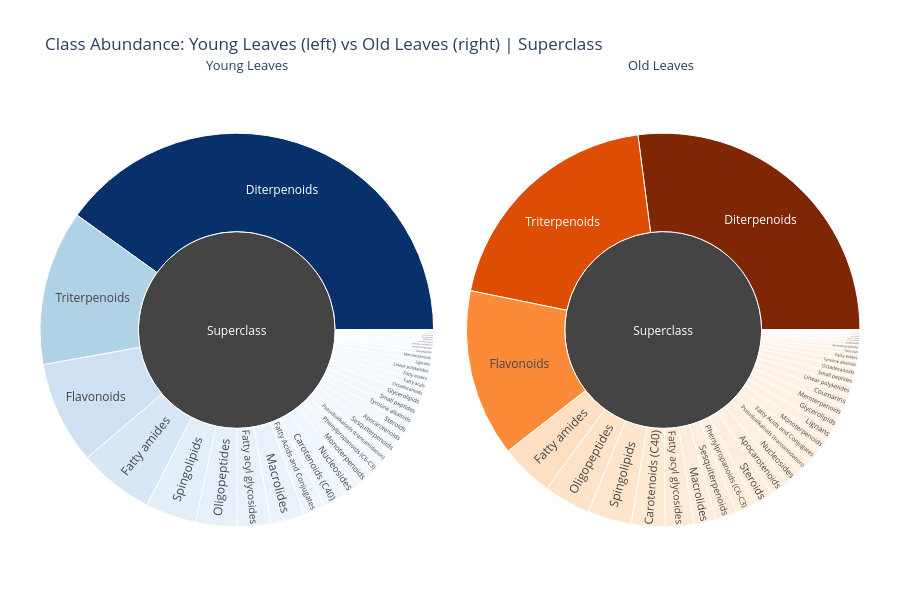
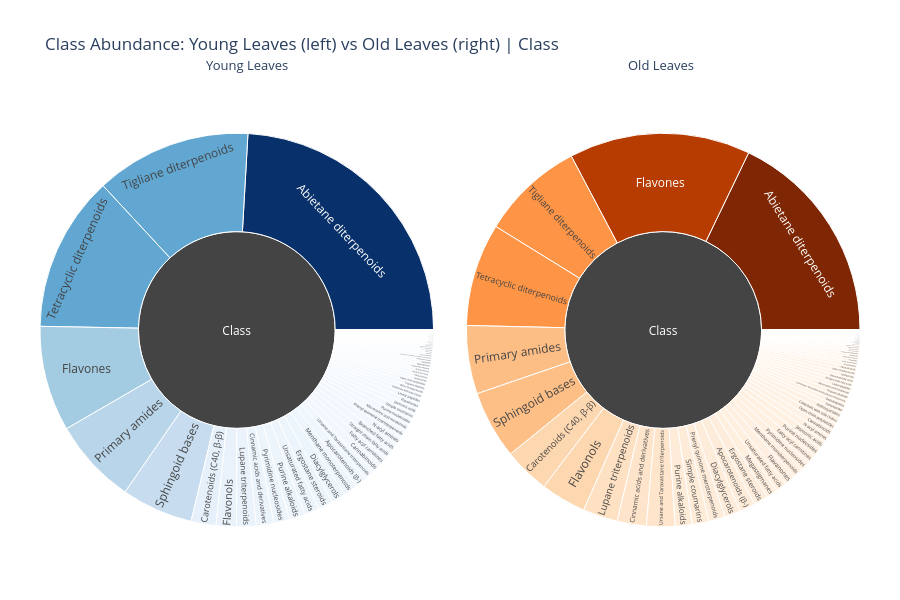
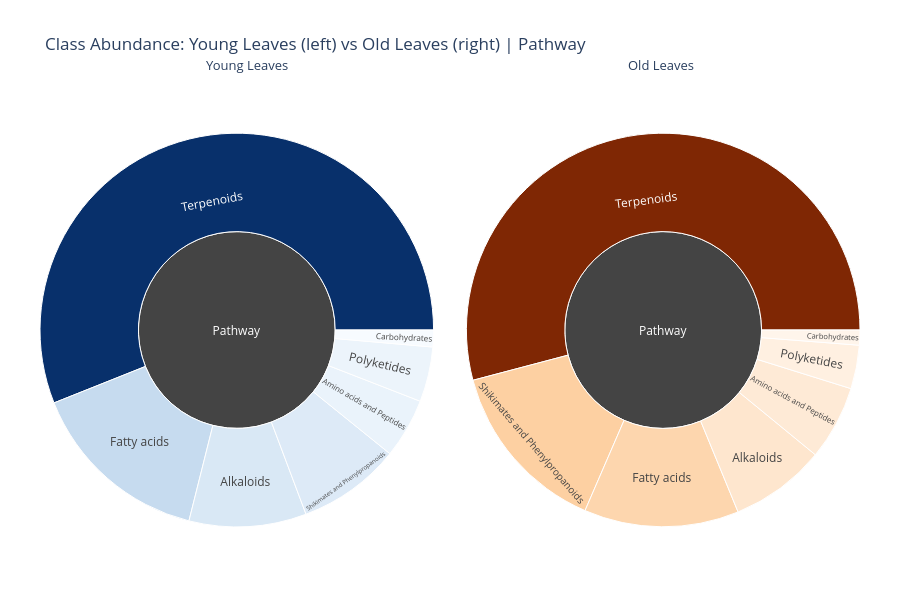

Write notebook code for charts like these, in order.
### Markdown cell above
#### NPC: Raw Group Abundance Sunbursts

Before examining the fold change sunburst, we first inspect the raw group abundances per compound class side by side. It is important to know that here, ratios between both groups do not apply. A slice of one class might simply be bigger due to the total abundance of all classes being much lower than of the other class. Hovering over the slices, we can see the actual abundances, which are the basis for the fold change analysis.

### Code cell
for level in npc_df["level"].unique():
    plot_abundance_sunbursts(npc_df, "Young Leaves", "Old Leaves", levels=[level])

### Figure 1 — Plotly figure (JSON) as saved in the notebook; plotly's stock layout.template omitted (floating-point values rounded to 4 significant figures)
{"data": [{"branchvalues": "total", "domain": {"x": [0, 0.48]}, "hovertemplate": "<b>%{label}</b><br>Abundance: %{value:.2e}<extra></extra>", "labels": ["Isoflavonoids", "Naphthalenes", "Coumarins", "Diarylheptanoids", "Meroterpenoids", "Lignans", "Steroids", "Apocarotenoids", "Sesquiterpenoids", "Flavonoids", "Carotenoids (C40)", "Triterpenoids", "Phenylpropanoids (C6-C3)", "Linear polyketides", "Aromatic polyketides", "Glycerolipids", "Styrylpyrones", "Anthranilic acid alkaloids", "Oligopeptides", "Tryptophan alkaloids", "Pseudoalkaloids (transamidation)", "Octadecanoids", "Histidine alkaloids", "Amino acid glycosides", "Glycerophospholipids", "Fatty esters", "Small peptides", "Ornithine alkaloids", "Fatty acyls", "Nucleosides", "Spingolipids", "Fatty acyl glycosides", "Fatty Acids and Conjugates", "Eicosanoids", "Monoterpenoids", "Macrolides", "Diterpenoids", "Tyrosine alkaloids", "Fatty amides", "Cyclic polyketides"], "marker": {"colorscale": [[0, "rgb(247,251,255)"], [0.125, "rgb(222,235,247)"], [0.25, "rgb(198,219,239)"], [0.375, "rgb(158,202,225)"], [0.5, "rgb(107,174,214)"], [0.625, "rgb(66,146,198)"], [0.75, "rgb(33,113,181)"], [0.875, "rgb(8,81,156)"], [1, "rgb(8,48,107)"]]}, "name": "Young Leaves", "parents": ["Superclass", "Superclass", "Superclass", "Superclass", "Superclass", "Superclass", "Superclass", "Superclass", "Superclass", "Superclass", "Superclass", "Superclass", "Superclass", "Superclass", "Superclass", "Superclass", "Superclass", "Superclass", "Superclass", "Superclass", "Superclass", "Superclass", "Superclass", "Superclass", "Superclass", "Superclass", "Superclass", "Superclass", "Superclass", "Superclass", "Superclass", "Superclass", "Superclass", "Superclass", "Superclass", "Superclass", "Superclass", "Superclass", "Superclass", "Superclass"], "type": "sunburst", "values": [25170.0, 712200.0, 1458000.0, 158100.0, 1839000.0, 1966000.0, 3137000.0, 3257000.0, 3720000.0, 30800000.0, 6542000.0, 46530000.0, 4176000.0, 2241000.0, 1017000.0, 3018000.0, 6685.0, 882800.0, 12390000.0, 541100.0, 3959000.0, 2357000.0, 216200.0, 211600.0, 406300.0, 2242000.0, 3065000.0, 747800.0, 2246000.0, 5467000.0, 15310000.0, 10120000.0, 6544000.0, 281800.0, 4712000.0, 10080000.0, 146400000.0, 3131000.0, 22600000.0, 699500.0]}, {"branchvalues": "total", "domain": {"x": [0.52, 1]}, "hovertemplate": "<b>%{label}</b><br>Abundance: %{value:.2e}<extra></extra>", "labels": ["Isoflavonoids", "Naphthalenes", "Coumarins", "Diarylheptanoids", "Meroterpenoids", "Lignans", "Steroids", "Apocarotenoids", "Sesquiterpenoids", "Flavonoids", "Carotenoids (C40)", "Triterpenoids", "Phenylpropanoids (C6-C3)", "Linear polyketides", "Aromatic polyketides", "Glycerolipids", "Styrylpyrones", "Anthranilic acid alkaloids", "Oligopeptides", "Tryptophan alkaloids", "Pseudoalkaloids (transamidation)", "Octadecanoids", "Histidine alkaloids", "Amino acid glycosides", "Glycerophospholipids", "Fatty esters", "Small peptides", "Ornithine alkaloids", "Fatty acyls", "Nucleosides", "Spingolipids", "Fatty acyl glycosides", "Fatty Acids and Conjugates", "Eicosanoids", "Monoterpenoids", "Macrolides", "Diterpenoids", "Tyrosine alkaloids", "Fatty amides", "Cyclic polyketides"], "marker": {"colorscale": [[0, "rgb(255,245,235)"], [0.125, "rgb(254,230,206)"], [0.25, "rgb(253,208,162)"], [0.375, "rgb(253,174,107)"], [0.5, "rgb(253,141,60)"], [0.625, "rgb(241,105,19)"], [0.75, "rgb(217,72,1)"], [0.875, "rgb(166,54,3)"], [1, "rgb(127,39,4)"]]}, "name": "Old Leaves", "parents": ["Superclass", "Superclass", "Superclass", "Superclass", "Superclass", "Superclass", "Superclass", "Superclass", "Superclass", "Superclass", "Superclass", "Superclass", "Superclass", "Superclass", "Superclass", "Superclass", "Superclass", "Superclass", "Superclass", "Superclass", "Superclass", "Superclass", "Superclass", "Superclass", "Superclass", "Superclass", "Superclass", "Superclass", "Superclass", "Superclass", "Superclass", "Superclass", "Superclass", "Superclass", "Superclass", "Superclass", "Superclass", "Superclass", "Superclass", "Superclass"], "type": "sunburst", "values": [1433000.0, 213000.0, 4804000.0, 56170.0, 4884000.0, 5191000.0, 7987000.0, 7750000.0, 8818000.0, 69050000.0, 13970000.0, 99130000.0, 8428000.0, 4443000.0, 1850000.0, 5078000.0, 10480.0, 563800.0, 19360000.0, 841600.0, 5972000.0, 3489000.0, 307400.0, 299200.0, 538800.0, 2846000.0, 3783000.0, 915900.0, 1878000.0, 6467000.0, 18070000.0, 11750000.0, 5838000.0, 315800.0, 5235000.0, 9076000.0, 135800000.0, 2916000.0, 22010000.0, 682900.0]}], "layout": {"annotations": [{"font": {"size": 13}, "showarrow": false, "text": "Young Leaves", "x": 0.2, "xref": "paper", "y": 1.1, "yref": "paper"}, {"font": {"size": 13}, "showarrow": false, "text": "Old Leaves", "x": 0.8, "xref": "paper", "y": 1.1, "yref": "paper"}], "height": 600, "margin": {"b": 40, "l": 40, "r": 40, "t": 100}, "title": {"text": "Class Abundance: Young Leaves (left) vs Old Leaves (right) | Superclass"}}}

### Figure 2 — Plotly figure (JSON) as saved in the notebook; plotly's stock layout.template omitted (floating-point values rounded to 4 significant figures)
{"data": [{"branchvalues": "total", "domain": {"x": [0, 0.48]}, "hovertemplate": "<b>%{label}</b><br>Abundance: %{value:.2e}<extra></extra>", "labels": ["Isoflavones", "Iridoids monoterpenoids", "Halogenated fatty acids", "Hydroxy fatty acids", "Megastigmanes", "Abeolupane triterpenoids", "Cholane steroids", "Cyclamides", "Epothilones", "Depsipeptides", "Ursane and Taraxastane triterpenoids", "Cholestane steroids", "Naphthoquinones", "Simple coumarins", "Glycerophosphocholines", "Linear diarylheptanoids", "Flavonols", "Prenyl quinone meroterpenoids", "Anthocyanidins", "Polyene macrolides", "Lanostane, Tirucallane and Euphane triterpenoids", "Flavanones", "Carotenoids (C40, β-β)", "Cyclic peptides", "Lupane triterpenoids", "Isocoumarins", "Flavones", "Cinnamic acids and derivatives", "Open-chain polyketides", "Bisabolane sesquiterpenoids", "Catechols with side chains", "Lipopeptides", "Jasmonic acids", "Purine nucleosides", "Pinane monoterpenoids", "Straight chain fatty acids", "Branched fatty acids", "Apocarotenoids (β-)", "Aminoacids", "Kavalactones and derivatives", "2-pyrone derivatives", "Polyamines", "Imidazole alkaloids", "Fatty alcohols", "Diacylglycerols", "Purine alkaloids", "Tropane alkaloids", "Isoquinoline alkaloids", "Pyrimidine nucleosides", "N-acyl ethanolamines (endocannabinoids)", "Microcolins and mirabimids", "Fatty acyl carnitines", "Glycerophosphates", "Androstane steroids", "Amino fatty acids", "Glycerophosphoethanolamines", "Abeoabietane diterpenoids", "Phenylalanine-derived alkaloids", "Tigliane diterpenoids", "Tetracyclic diterpenoids", "Carotenoids (C40, β-ε)", "Ergostane steroids", "Sphingoid bases", "Other Octadecanoids", "Tricyclic guanidine alkaloids", "Tripeptides", "Neutral glycosphingolipids", "Macrolide lactones", "Cannabinoids", "Dicarboxylic acids", "Menthane monoterpenoids", "Unsaturated fatty acids", "Abietane diterpenoids", "Monoacylglycerols", "Estrane steroids", "N-acyl amines", "Wax monoesters", "Cyanogenic glycosides", "Dipeptides", "Steroidal alkaloids", "Primary amides", "Linear peptides"], "marker": {"colorscale": [[0, "rgb(247,251,255)"], [0.125, "rgb(222,235,247)"], [0.25, "rgb(198,219,239)"], [0.375, "rgb(158,202,225)"], [0.5, "rgb(107,174,214)"], [0.625, "rgb(66,146,198)"], [0.75, "rgb(33,113,181)"], [0.875, "rgb(8,81,156)"], [1, "rgb(8,48,107)"]]}, "name": "Young Leaves", "parents": ["Class", "Class", "Class", "Class", "Class", "Class", "Class", "Class", "Class", "Class", "Class", "Class", "Class", "Class", "Class", "Class", "Class", "Class", "Class", "Class", "Class", "Class", "Class", "Class", "Class", "Class", "Class", "Class", "Class", "Class", "Class", "Class", "Class", "Class", "Class", "Class", "Class", "Class", "Class", "Class", "Class", "Class", "Class", "Class", "Class", "Class", "Class", "Class", "Class", "Class", "Class", "Class", "Class", "Class", "Class", "Class", "Class", "Class", "Class", "Class", "Class", "Class", "Class", "Class", "Class", "Class", "Class", "Class", "Class", "Class", "Class", "Class", "Class", "Class", "Class", "Class", "Class", "Class", "Class", "Class", "Class", "Class"], "type": "sunburst", "values": [19690.0, 257200.0, 150500.0, 84500.0, 664200.0, 63960.0, 87980.0, 84650.0, 73940.0, 390500.0, 2374000.0, 10190.0, 712200.0, 1427000.0, 69570.0, 158100.0, 4729000.0, 1861000.0, 687800.0, 298700.0, 542000.0, 1281000.0, 5813000.0, 220600.0, 4515000.0, 399900.0, 24530000.0, 4071000.0, 923500.0, 32400.0, 1017000.0, 766700.0, 1300000.0, 1483000.0, 390400.0, 1957000.0, 1957000.0, 2717000.0, 429500.0, 6685.0, 7628.0, 24770.0, 216200.0, 761700.0, 3363000.0, 3653000.0, 926500.0, 665700.0, 3709000.0, 68750.0, 1577000.0, 2068000.0, 189200.0, 561000.0, 99180.0, 128800.0, 376800.0, 103900.0, 36270000.0, 36270000.0, 39880.0, 3459000.0, 16630000.0, 945800.0, 149100.0, 637200.0, 160600.0, 13020.0, 2212000.0, 85480.0, 3208000.0, 3503000.0, 68270000.0, 159400.0, 148700.0, 1896000.0, 118900.0, 211900.0, 192000.0, 506600.0, 19930000.0, 1228000.0]}, {"branchvalues": "total", "domain": {"x": [0.52, 1]}, "hovertemplate": "<b>%{label}</b><br>Abundance: %{value:.2e}<extra></extra>", "labels": ["Isoflavones", "Iridoids monoterpenoids", "Halogenated fatty acids", "Hydroxy fatty acids", "Megastigmanes", "Abeolupane triterpenoids", "Cholane steroids", "Cyclamides", "Epothilones", "Depsipeptides", "Ursane and Taraxastane triterpenoids", "Cholestane steroids", "Naphthoquinones", "Simple coumarins", "Glycerophosphocholines", "Linear diarylheptanoids", "Flavonols", "Prenyl quinone meroterpenoids", "Anthocyanidins", "Polyene macrolides", "Lanostane, Tirucallane and Euphane triterpenoids", "Flavanones", "Carotenoids (C40, β-β)", "Cyclic peptides", "Lupane triterpenoids", "Isocoumarins", "Flavones", "Cinnamic acids and derivatives", "Open-chain polyketides", "Bisabolane sesquiterpenoids", "Catechols with side chains", "Lipopeptides", "Jasmonic acids", "Purine nucleosides", "Pinane monoterpenoids", "Straight chain fatty acids", "Branched fatty acids", "Apocarotenoids (β-)", "Aminoacids", "Kavalactones and derivatives", "2-pyrone derivatives", "Polyamines", "Imidazole alkaloids", "Fatty alcohols", "Diacylglycerols", "Purine alkaloids", "Tropane alkaloids", "Isoquinoline alkaloids", "Pyrimidine nucleosides", "N-acyl ethanolamines (endocannabinoids)", "Microcolins and mirabimids", "Fatty acyl carnitines", "Glycerophosphates", "Androstane steroids", "Amino fatty acids", "Glycerophosphoethanolamines", "Abeoabietane diterpenoids", "Phenylalanine-derived alkaloids", "Tigliane diterpenoids", "Tetracyclic diterpenoids", "Carotenoids (C40, β-ε)", "Ergostane steroids", "Sphingoid bases", "Other Octadecanoids", "Tricyclic guanidine alkaloids", "Tripeptides", "Neutral glycosphingolipids", "Macrolide lactones", "Cannabinoids", "Dicarboxylic acids", "Menthane monoterpenoids", "Unsaturated fatty acids", "Abietane diterpenoids", "Monoacylglycerols", "Estrane steroids", "N-acyl amines", "Wax monoesters", "Cyanogenic glycosides", "Dipeptides", "Steroidal alkaloids", "Primary amides", "Linear peptides"], "marker": {"colorscale": [[0, "rgb(255,245,235)"], [0.125, "rgb(254,230,206)"], [0.25, "rgb(253,208,162)"], [0.375, "rgb(253,174,107)"], [0.5, "rgb(253,141,60)"], [0.625, "rgb(241,105,19)"], [0.75, "rgb(217,72,1)"], [0.875, "rgb(166,54,3)"], [1, "rgb(127,39,4)"]]}, "name": "Old Leaves", "parents": ["Class", "Class", "Class", "Class", "Class", "Class", "Class", "Class", "Class", "Class", "Class", "Class", "Class", "Class", "Class", "Class", "Class", "Class", "Class", "Class", "Class", "Class", "Class", "Class", "Class", "Class", "Class", "Class", "Class", "Class", "Class", "Class", "Class", "Class", "Class", "Class", "Class", "Class", "Class", "Class", "Class", "Class", "Class", "Class", "Class", "Class", "Class", "Class", "Class", "Class", "Class", "Class", "Class", "Class", "Class", "Class", "Class", "Class", "Class", "Class", "Class", "Class", "Class", "Class", "Class", "Class", "Class", "Class", "Class", "Class", "Class", "Class", "Class", "Class", "Class", "Class", "Class", "Class", "Class", "Class", "Class", "Class"], "type": "sunburst", "values": [1104000.0, 31750.0, 24470.0, 514700.0, 3320000.0, 312600.0, 378100.0, 335400.0, 276200.0, 1369000.0, 8126000.0, 34810.0, 213000.0, 4761000.0, 197600.0, 56170.0, 13060000.0, 4678000.0, 1718000.0, 733800.0, 1307000.0, 3022000.0, 13200000.0, 97810.0, 9939000.0, 871300.0, 51940000.0, 8382000.0, 1888000.0, 61730.0, 1850000.0, 1373000.0, 2319000.0, 2585000.0, 680100.0, 1156000.0, 1156000.0, 4514000.0, 681900.0, 10480.0, 11850.0, 36570.0, 307400.0, 1079000.0, 4598000.0, 4916000.0, 1244000.0, 496600.0, 2778000.0, 90120.0, 1242000.0, 2606000.0, 238000.0, 703100.0, 79340.0, 103100.0, 468000.0, 129000.0, 29470000.0, 29470000.0, 47700.0, 4083000.0, 19560000.0, 1101000.0, 172600.0, 731200.0, 183800.0, 11430.0, 1977000.0, 77150.0, 2923000.0, 3194000.0, 62270000.0, 173200.0, 139100.0, 2026000.0, 112500.0, 217800.0, 197300.0, 519500.0, 19580000.0, 1208000.0]}], "layout": {"annotations": [{"font": {"size": 13}, "showarrow": false, "text": "Young Leaves", "x": 0.2, "xref": "paper", "y": 1.1, "yref": "paper"}, {"font": {"size": 13}, "showarrow": false, "text": "Old Leaves", "x": 0.8, "xref": "paper", "y": 1.1, "yref": "paper"}], "height": 600, "margin": {"b": 40, "l": 40, "r": 40, "t": 100}, "title": {"text": "Class Abundance: Young Leaves (left) vs Old Leaves (right) | Class"}}}

### Figure 3 — Plotly figure (JSON) as saved in the notebook; plotly's stock layout.template omitted (floating-point values rounded to 4 significant figures)
{"data": [{"branchvalues": "total", "domain": {"x": [0, 0.48]}, "hovertemplate": "<b>%{label}</b><br>Abundance: %{value:.2e}<extra></extra>", "labels": ["Shikimates and Phenylpropanoids", "Amino acids and Peptides", "Terpenoids", "Carbohydrates", "Fatty acids", "Alkaloids", "Polyketides"], "marker": {"colorscale": [[0, "rgb(247,251,255)"], [0.125, "rgb(222,235,247)"], [0.25, "rgb(198,219,239)"], [0.375, "rgb(158,202,225)"], [0.5, "rgb(107,174,214)"], [0.625, "rgb(66,146,198)"], [0.75, "rgb(33,113,181)"], [0.875, "rgb(8,81,156)"], [1, "rgb(8,48,107)"]]}, "name": "Young Leaves", "parents": ["Pathway", "Pathway", "Pathway", "Pathway", "Pathway", "Pathway", "Pathway"], "type": "sunburst", "values": [38790000.0, 22550000.0, 256800000.0, 6327000.0, 68990000.0, 44140000.0, 20690000.0]}, {"branchvalues": "total", "domain": {"x": [0.52, 1]}, "hovertemplate": "<b>%{label}</b><br>Abundance: %{value:.2e}<extra></extra>", "labels": ["Shikimates and Phenylpropanoids", "Amino acids and Peptides", "Terpenoids", "Carbohydrates", "Fatty acids", "Alkaloids", "Polyketides"], "marker": {"colorscale": [[0, "rgb(255,245,235)"], [0.125, "rgb(254,230,206)"], [0.25, "rgb(253,208,162)"], [0.375, "rgb(253,174,107)"], [0.5, "rgb(253,141,60)"], [0.625, "rgb(241,105,19)"], [0.75, "rgb(217,72,1)"], [0.875, "rgb(166,54,3)"], [1, "rgb(127,39,4)"]]}, "name": "Old Leaves", "parents": ["Pathway", "Pathway", "Pathway", "Pathway", "Pathway", "Pathway", "Pathway"], "type": "sunburst", "values": [89330000.0, 37980000.0, 336100000.0, 7662000.0, 78960000.0, 48780000.0, 22250000.0]}], "layout": {"annotations": [{"font": {"size": 13}, "showarrow": false, "text": "Young Leaves", "x": 0.2, "xref": "paper", "y": 1.1, "yref": "paper"}, {"font": {"size": 13}, "showarrow": false, "text": "Old Leaves", "x": 0.8, "xref": "paper", "y": 1.1, "yref": "paper"}], "height": 600, "margin": {"b": 40, "l": 40, "r": 40, "t": 100}, "title": {"text": "Class Abundance: Young Leaves (left) vs Old Leaves (right) | Pathway"}}}
